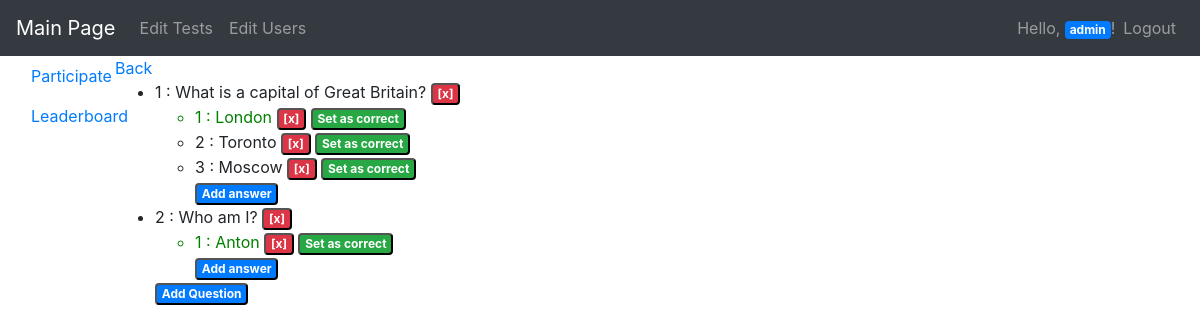
Page /admin/test/1 (signed in) on the earlier database version.
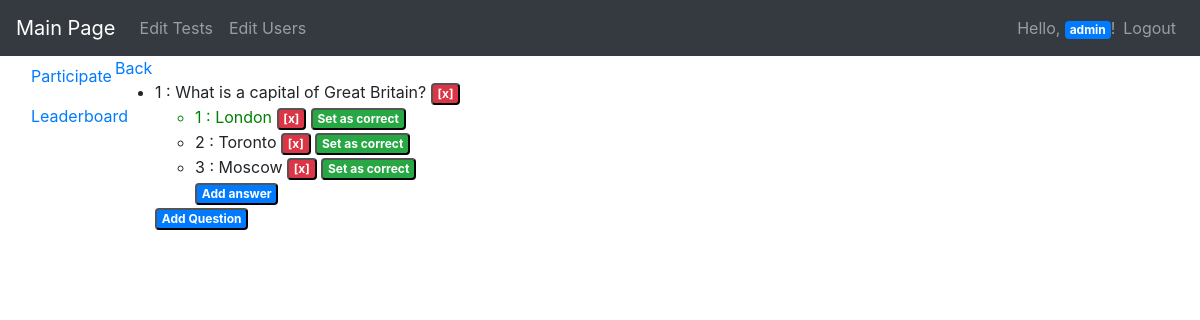
Same page on the later database version.
### orm.py (models this page shows)
class BaseModel(Model):
    class Meta:
        database = db

class Question(BaseModel):
    number = IntegerField()
    content = TextField()
    correct_answer = IntegerField()
    test = ForeignKeyField(Test, backref="questions")

class Answer(BaseModel):
    number = IntegerField()
    content = TextField()
    question = ForeignKeyField(Question, backref="answers")

### app.py (the view)
    def wrapper(*args, **kwargs):
        if 'user' in session:
            if session['user'] in users:
                return func(*args, **kwargs)
        return redirect(url_for("page_access_denied"))

### app.py (called while the page is built)
@app.before_request
def before_request():
    db.connect()

@app.after_request
def after_request(response):
    db.close()
    return response

def is_restricted(func, users=None):
    if users is None:
        users = ['admin']
    def wrapper(*args, **kwargs):
        if 'user' in session:
            if session['user'] in users:
                return func(*args, **kwargs)
        return redirect(url_for("page_access_denied"))
    wrapper.__name__ = func.__name__
    return wrapper

@app.route('/admin/test/<int:ident>')
@is_restricted
def page_admin_edit_test(ident):
    questions = Test.get_by_id(ident).questions
    return render_template("p_admin_test_edit.html", model=questions, id=ident)

### templates/p_admin_test_edit.html (shortened to what this page needs)
{% extends "bootstrap/base.html" %}
{% block content %}
    <a href="{{ url_for("page_admin_tests") }}">Back</a>
    <div class="left">
        <ul>
            {% for i in model %}
                <li>
                    <span class="id"> {{ i.number }} : </span>{{ i.content }}
                    <button class="badge badge-danger remove_question">[x]</button>
                    <ul>
                        {% for j in i.answers %}
                            <li {% if i.correct_answer == j.number %} style="color:green;" {% endif %}>
                                <span class="id"> {{ j.number }} : </span>{{ j.content }}
                                <button class="badge badge-danger remove_answer">[x]</button>
                                <button class="badge badge-success correct_answer">Set as correct</button>
                            </li>
                        {% endfor %}
                        <li style="list-style-type: none"><button class="badge badge-primary add_answer">Add answer</button></li>
                    </ul>
                </li>
            {% endfor %}
            <li style="list-style-type: none"><button class="badge badge-primary" id="add_question">Add Question</button></li>
        </ul>
    </div>
{% endblock %}

### templates/bootstrap/base.html (shortened to what this page needs)
<!doctype html>
<html lang="en">
<head>
    <link rel="stylesheet" href="{{ url_for("static", filename="css/bootstrap.min.css") }}">
</head>
<body>
<nav class="navbar bg-dark navbar-dark navbar-expand-lg">
    <a class="navbar-brand" href="{{ url_for("page_home") }}"> Main Page </a>
    <ul class="navbar-nav mr-auto">
        {% if 'user' in session %}
            {% if session['user'] == 'admin' %}
                <li class="nav-item"> <a class="nav-link" href="{{ url_for("page_admin_tests") }}"> Edit Tests </a> </li>
                <li class="nav-item"> <a class="nav-link" href="{{ url_for("page_admin_users") }}"> Edit Users </a> </li>
            {% endif %}
        {% endif %}
    </ul>
    {% if 'user' in session %}
        <span class="navbar-text"> Hello, <span class="badge badge-primary">{{ session['user'] }}</span>! </span>
    {% endif %}
    <ul class="navbar-nav">
        {% if 'user' in session %}
            <li class="nav-item"> <a class="nav-link" href="{{ url_for("action_logout") }}"> Logout </a> </li>
        {% else %}
            <li class="nav-item"> <a class="nav-link" role="button" data-toggle="modal" href="#loginModal"> Login </a> </li>
            <li class="nav-item"> <a class="nav-link" href="{{ url_for("page_register") }}"> Register </a> </li>
        {% endif %}
    </ul>
</nav>
<div class="container-fluid">
    <div class="row">
    <div class="col-lg-1 col-xl-1 col-sm-2 col-md-1">
        <ul class="nav flex-column nav-pills">
            <li class="nav-item">
                <a class="nav-link" href="{{ url_for("page_take_test") }}">Participate</a>
            </li>
            <li class="nav-item">
                <a class="nav-link" href="{{ url_for("page_leaderboard") }}">Leaderboard</a>
            </li>
        </ul>
    </div>
    <div class="col">
        {% block content %}
        {% endblock %}
    </div>
    </div>
</div>
</body>
</html>

Differences in the rows shown:
removed Question: number "2", content "Who am I?"
removed Answer: number "1", content "Anton", shown under "2"
